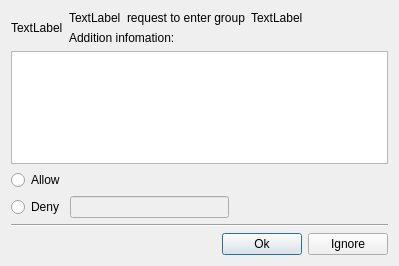
<?xml version="1.0" encoding="UTF-8"?>
<ui version="4.0">
 <class>GroupRequestDlg</class>
 <widget class="QDialog" name="GroupRequestDlg">
  <property name="geometry">
   <rect>
    <x>0</x>
    <y>0</y>
    <width>399</width>
    <height>266</height>
   </rect>
  </property>
  <property name="windowTitle">
   <string>Dialog</string>
  </property>
  <layout class="QVBoxLayout" name="verticalLayout_3">
   <item>
    <layout class="QHBoxLayout" name="horizontalLayout_2">
     <item>
      <widget class="QLabel" name="lbl_avatar_">
       <property name="text">
        <string>TextLabel</string>
       </property>
      </widget>
     </item>
     <item>
      <layout class="QVBoxLayout" name="verticalLayout">
       <item>
        <layout class="QHBoxLayout" name="horizontalLayout">
         <item>
          <widget class="QLabel" name="lbl_request_name_">
           <property name="text">
            <string>TextLabel</string>
           </property>
          </widget>
         </item>
         <item>
          <widget class="QLabel" name="label_3">
           <property name="text">
            <string>request to enter group</string>
           </property>
          </widget>
         </item>
         <item>
          <widget class="QLabel" name="lbl_group_name_">
           <property name="text">
            <string>TextLabel</string>
           </property>
          </widget>
         </item>
        </layout>
       </item>
       <item>
        <widget class="QLabel" name="label_5">
         <property name="text">
          <string>Addition infomation:</string>
         </property>
        </widget>
       </item>
      </layout>
     </item>
     <item>
      <spacer name="horizontalSpacer">
       <property name="orientation">
        <enum>Qt::Horizontal</enum>
       </property>
       <property name="sizeHint" stdset="0">
        <size>
         <width>40</width>
         <height>20</height>
        </size>
       </property>
      </spacer>
     </item>
    </layout>
   </item>
   <item>
    <layout class="QHBoxLayout" name="horizontalLayout_5">
     <item>
      <layout class="QVBoxLayout" name="verticalLayout_2">
       <item>
        <widget class="QPlainTextEdit" name="pte_msg_"/>
       </item>
       <item>
        <widget class="QRadioButton" name="rb_allow_">
         <property name="text">
          <string>Allow</string>
         </property>
        </widget>
       </item>
       <item>
        <layout class="QHBoxLayout" name="horizontalLayout_3">
         <item>
          <widget class="QRadioButton" name="rb_deny_">
           <property name="text">
            <string>Deny</string>
           </property>
          </widget>
         </item>
         <item>
          <widget class="QLineEdit" name="le_deny_reason_">
           <property name="enabled">
            <bool>false</bool>
           </property>
          </widget>
         </item>
         <item>
          <spacer name="horizontalSpacer_3">
           <property name="orientation">
            <enum>Qt::Horizontal</enum>
           </property>
           <property name="sizeHint" stdset="0">
            <size>
             <width>40</width>
             <height>20</height>
            </size>
           </property>
          </spacer>
         </item>
        </layout>
       </item>
      </layout>
     </item>
    </layout>
   </item>
   <item>
    <widget class="Line" name="line">
     <property name="orientation">
      <enum>Qt::Horizontal</enum>
     </property>
    </widget>
   </item>
   <item>
    <layout class="QHBoxLayout" name="horizontalLayout_4">
     <item>
      <spacer name="horizontalSpacer_2">
       <property name="orientation">
        <enum>Qt::Horizontal</enum>
       </property>
       <property name="sizeHint" stdset="0">
        <size>
         <width>40</width>
         <height>20</height>
        </size>
       </property>
      </spacer>
     </item>
     <item>
      <widget class="QPushButton" name="pb_ok_">
       <property name="text">
        <string>Ok</string>
       </property>
      </widget>
     </item>
     <item>
      <widget class="QPushButton" name="pb_ignore_">
       <property name="text">
        <string>Ignore</string>
       </property>
      </widget>
     </item>
    </layout>
   </item>
  </layout>
 </widget>
 <resources/>
 <connections/>
</ui>
